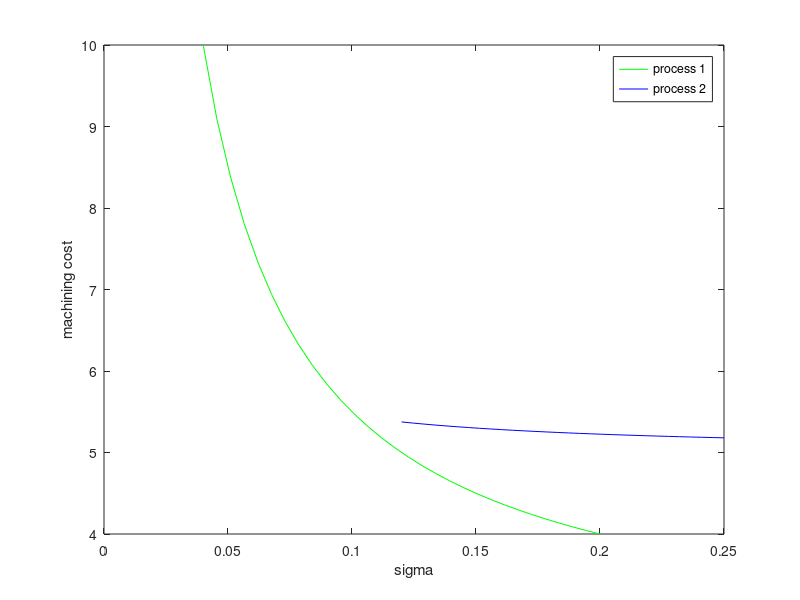

Write the MATLAB code that produced this figure.

%%X1
% tol1 = linspace(0.015, 0.08,30);
% tol2 = linspace(0.06, 0.15,30);
% tol3 = linspace(0.12, 0.25,30);
% tol = [tol1; tol2; tol3];
% a = [10 5 3.5];
% b = [0.015 0.5 0.75];
% 
% 
% cost1 = a(1) + b(1)./tol(1,:);
% cost2 = a(2) + b(2)./tol(2,:);
% cost3 = a(3) + b(3)./tol(3,:);
% 
% figure
% plot(tol1,cost1,'g',tol2,cost2,'b',tol3,cost3,'r');
% legend('process 1','process 2','process 3')
% xlabel('sigma')
% ylabel('machining cost');


%%X2
% tol1 = linspace(0.02, 0.15,30);
% tol2 = linspace(0.08, 0.3,30);
% a = [8 3.0];
% b = [0.25 0.65];
% tol = [tol1; tol2];
% cost1 = a(1) + b(1)./tol(1,:);
% cost2 = a(2) + b(2)./tol(2,:);
% figure
% plot(tol1,cost1,'g',tol2,cost2,'b');
% legend('process 1','process 2')
% xlabel('sigma')
% ylabel('machining cost');


%X3
tol1 = linspace(0.04, 0.2,30);
tol2 = linspace(0.12, 0.25,30);
a = [2.5 5.0];
b = [0.3 0.045];
tol = [tol1; tol2];
cost1 = a(1) + b(1)./tol(1,:);
cost2 = a(2) + b(2)./tol(2,:);
figure
plot(tol1,cost1,'g',tol2,cost2,'b');
legend('process 1','process 2')
xlabel('sigma')
ylabel('machining cost');


% %%X4
% tol1 = linspace(0.08, 0.12,30);
% tol2 = linspace(0.15, 0.25,30);
% tol3 = linspace(0.2, 0.4,30);
% tol = [tol1; tol2; tol3];
% a = [4 6 0.5];
% b = [0.56 0.16 0.88];
% 
% 
% cost1 = a(1) + b(1)./tol(1,:);
% cost2 = a(2) + b(2)./tol(2,:);
% cost3 = a(3) + b(3)./tol(3,:);
% 
% figure
% plot(tol1,cost1,'g',tol2,cost2,'b',tol3,cost3,'r');
% legend('process 1','process 2','process 3')
% xlabel('sigma')
% ylabel('machining cost');

